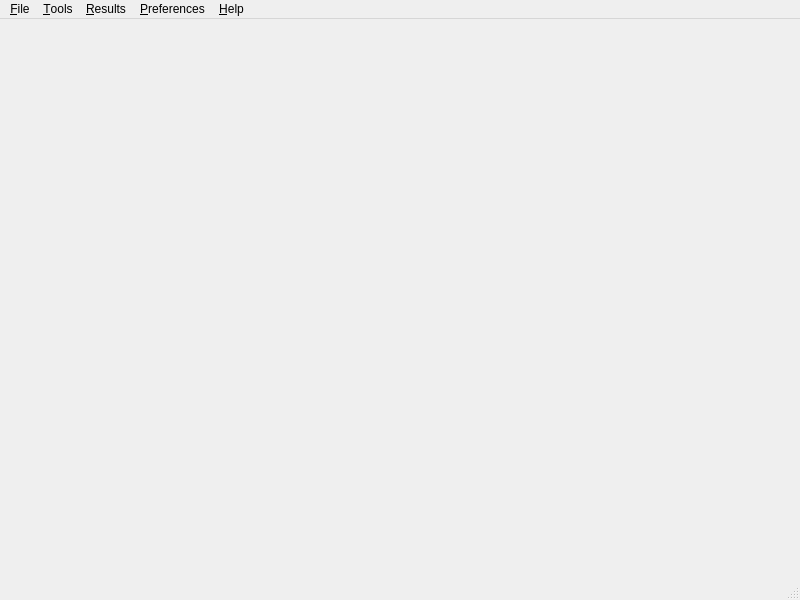
<?xml version="1.0" encoding="UTF-8"?>
<ui version="4.0">
 <class>RclMainBase</class>
 <widget class="QMainWindow" name="RclMainBase">
  <property name="geometry">
   <rect>
    <x>0</x>
    <y>0</y>
    <width>800</width>
    <height>600</height>
   </rect>
  </property>
  <property name="sizePolicy">
   <sizepolicy hsizetype="Preferred" vsizetype="Minimum">
    <horstretch>0</horstretch>
    <verstretch>0</verstretch>
   </sizepolicy>
  </property>
  <property name="windowTitle">
   <string>Recoll</string>
  </property>
  <widget class="QWidget" name="centralwidget">
   <layout class="QVBoxLayout" name="verticalLayout">
    <property name="spacing">
     <number>0</number>
    </property>
    <property name="leftMargin">
     <number>4</number>
    </property>
    <property name="topMargin">
     <number>2</number>
    </property>
    <property name="rightMargin">
     <number>4</number>
    </property>
    <property name="bottomMargin">
     <number>2</number>
    </property>
    <item>
     <widget class="SSearch" name="sSearch" native="true">
      <property name="sizePolicy">
       <sizepolicy hsizetype="Expanding" vsizetype="Fixed">
        <horstretch>0</horstretch>
        <verstretch>0</verstretch>
       </sizepolicy>
      </property>
     </widget>
    </item>
    <item>
     <widget class="ResList" name="reslist" native="true">
      <property name="sizePolicy">
       <sizepolicy hsizetype="Preferred" vsizetype="Preferred">
        <horstretch>2</horstretch>
        <verstretch>0</verstretch>
       </sizepolicy>
      </property>
     </widget>
    </item>
   </layout>
  </widget>
  <widget class="QStatusBar" name="statusbar"/>
  <widget class="QMenuBar" name="MenuBar">
   <widget class="QMenu" name="fileMenu">
    <property name="title">
     <string>&amp;File</string>
    </property>
    <addaction name="fileToggleIndexingAction"/>
    <addaction name="fileRebuildIndexAction"/>
    <addaction name="separator"/>
    <addaction name="fileEraseSearchHistoryAction"/>
    <addaction name="fileEraseDocHistoryAction"/>
    <addaction name="separator"/>
    <addaction name="showMissingHelpers_Action"/>
    <addaction name="showActiveTypes_Action"/>
    <addaction name="separator"/>
    <addaction name="toggleFullScreenAction"/>
    <addaction name="separator"/>
    <addaction name="fileExitAction"/>
   </widget>
   <widget class="QMenu" name="toolsMenu">
    <property name="title">
     <string>&amp;Tools</string>
    </property>
    <addaction name="toolsDoc_HistoryAction"/>
    <addaction name="toolsAdvanced_SearchAction"/>
    <addaction name="toolsSpellAction"/>
    <addaction name="actionShowQueryDetails"/>
    <addaction name="actionQuery_Fragments"/>
   </widget>
   <widget class="QMenu" name="preferencesMenu">
    <property name="title">
     <string>&amp;Preferences</string>
    </property>
    <addaction name="indexConfigAction"/>
    <addaction name="indexScheduleAction"/>
    <addaction name="separator"/>
    <addaction name="queryPrefsAction"/>
    <addaction name="extIdxAction"/>
    <addaction name="separator"/>
   </widget>
   <widget class="QMenu" name="helpMenu">
    <property name="title">
     <string>&amp;Help</string>
    </property>
    <addaction name="userManualAction"/>
    <addaction name="showMissingHelpers_Action"/>
    <addaction name="showActiveTypes_Action"/>
    <addaction name="separator"/>
    <addaction name="helpAbout_RecollAction"/>
   </widget>
   <widget class="QMenu" name="menuResults">
    <property name="title">
     <string>&amp;Results</string>
    </property>
    <addaction name="nextPageAction"/>
    <addaction name="prevPageAction"/>
    <addaction name="firstPageAction"/>
    <addaction name="separator"/>
    <addaction name="actionSortByDateAsc"/>
    <addaction name="actionSortByDateDesc"/>
    <addaction name="separator"/>
    <addaction name="actionShowResultsAsTable"/>
    <addaction name="separator"/>
    <addaction name="actionSaveResultsAsCSV"/>
   </widget>
   <addaction name="fileMenu"/>
   <addaction name="toolsMenu"/>
   <addaction name="menuResults"/>
   <addaction name="preferencesMenu"/>
   <addaction name="separator"/>
   <addaction name="helpMenu"/>
  </widget>
  <action name="fileExitAction">
   <property name="text">
    <string>E&amp;xit</string>
   </property>
   <property name="shortcut">
    <string>Ctrl+Q</string>
   </property>
   <property name="name" stdset="0">
    <cstring>fileExitAction</cstring>
   </property>
  </action>
  <action name="fileToggleIndexingAction">
   <property name="text">
    <string>Update &amp;index</string>
   </property>
   <property name="name" stdset="0">
    <cstring>fileToggleIndexingAction</cstring>
   </property>
  </action>
  <action name="fileRebuildIndexAction">
   <property name="text">
    <string>&amp;Rebuild index</string>
   </property>
   <property name="name" stdset="0">
    <cstring>fileRebuildIndexAction</cstring>
   </property>
  </action>
  <action name="fileEraseDocHistoryAction">
   <property name="text">
    <string>&amp;Erase document history</string>
   </property>
   <property name="name" stdset="0">
    <cstring>fileEraseDocHistoryAction</cstring>
   </property>
  </action>
  <action name="fileEraseSearchHistoryAction">
   <property name="text">
    <string>&amp;Erase search history</string>
   </property>
   <property name="name" stdset="0">
    <cstring>fileEraseSearchHistoryAction</cstring>
   </property>
  </action>
  <action name="showMissingHelpers_Action">
   <property name="text">
    <string>&amp;Show missing helpers</string>
   </property>
   <property name="name" stdset="0">
    <cstring>showMissingHelpers_Action</cstring>
   </property>
  </action>
  <action name="showActiveTypes_Action">
   <property name="text">
    <string>&amp;Show indexed types</string>
   </property>
   <property name="name" stdset="0">
    <cstring>showActiveTypes_Action</cstring>
   </property>
  </action>
  <action name="helpAbout_RecollAction">
   <property name="text">
    <string>&amp;About Recoll</string>
   </property>
   <property name="name" stdset="0">
    <cstring>helpAbout_RecollAction</cstring>
   </property>
  </action>
  <action name="userManualAction">
   <property name="text">
    <string>&amp;User manual</string>
   </property>
   <property name="name" stdset="0">
    <cstring>userManualAction</cstring>
   </property>
  </action>
  <action name="toolsDoc_HistoryAction">
   <property name="icon">
    <iconset resource="recoll.qrc">
     <normaloff>:/images/history.png</normaloff>:/images/history.png</iconset>
   </property>
   <property name="text">
    <string>Document &amp;History</string>
   </property>
   <property name="toolTip">
    <string>Document  History</string>
   </property>
   <property name="name" stdset="0">
    <cstring>toolsDoc_HistoryAction</cstring>
   </property>
  </action>
  <action name="toolsAdvanced_SearchAction">
   <property name="icon">
    <iconset resource="recoll.qrc">
     <normaloff>:/images/asearch.png</normaloff>:/images/asearch.png</iconset>
   </property>
   <property name="text">
    <string>&amp;Advanced Search</string>
   </property>
   <property name="toolTip">
    <string>Advanced/complex  Search</string>
   </property>
   <property name="name" stdset="0">
    <cstring>toolsAdvanced_SearchAction</cstring>
   </property>
  </action>
  <action name="toolsSort_parametersAction">
   <property name="text">
    <string>&amp;Sort parameters</string>
   </property>
   <property name="toolTip">
    <string>Sort parameters</string>
   </property>
   <property name="name" stdset="0">
    <cstring>toolsSort_parametersAction</cstring>
   </property>
  </action>
  <action name="toolsSpellAction">
   <property name="icon">
    <iconset resource="recoll.qrc">
     <normaloff>:/images/spell.png</normaloff>:/images/spell.png</iconset>
   </property>
   <property name="text">
    <string>Term &amp;explorer</string>
   </property>
   <property name="toolTip">
    <string>Term explorer tool</string>
   </property>
   <property name="name" stdset="0">
    <cstring>toolsSpellAction</cstring>
   </property>
  </action>
  <action name="nextPageAction">
   <property name="enabled">
    <bool>false</bool>
   </property>
   <property name="icon">
    <iconset resource="recoll.qrc">
     <normaloff>:/images/nextpage.png</normaloff>:/images/nextpage.png</iconset>
   </property>
   <property name="iconText">
    <string>Next page</string>
   </property>
   <property name="toolTip">
    <string>Next page of results</string>
   </property>
   <property name="shortcut">
    <string>PgDown</string>
   </property>
   <property name="name" stdset="0">
    <cstring>nextPageAction</cstring>
   </property>
  </action>
  <action name="firstPageAction">
   <property name="enabled">
    <bool>false</bool>
   </property>
   <property name="icon">
    <iconset resource="recoll.qrc">
     <normaloff>:/images/firstpage.png</normaloff>:/images/firstpage.png</iconset>
   </property>
   <property name="iconText">
    <string>First page</string>
   </property>
   <property name="toolTip">
    <string>Go to first page of results</string>
   </property>
   <property name="shortcut">
    <string>Shift+PgUp</string>
   </property>
   <property name="name" stdset="0">
    <cstring>firstPageAction</cstring>
   </property>
  </action>
  <action name="prevPageAction">
   <property name="enabled">
    <bool>false</bool>
   </property>
   <property name="icon">
    <iconset resource="recoll.qrc">
     <normaloff>:/images/prevpage.png</normaloff>:/images/prevpage.png</iconset>
   </property>
   <property name="iconText">
    <string>Previous page</string>
   </property>
   <property name="toolTip">
    <string>Previous page of results</string>
   </property>
   <property name="shortcut">
    <string>PgUp</string>
   </property>
   <property name="name" stdset="0">
    <cstring>prevPageAction</cstring>
   </property>
  </action>
  <action name="indexConfigAction">
   <property name="text">
    <string>&amp;Index configuration</string>
   </property>
   <property name="name" stdset="0">
    <cstring>indexConfigAction</cstring>
   </property>
  </action>
  <action name="indexScheduleAction">
   <property name="text">
    <string>&amp;Indexing schedule</string>
   </property>
   <property name="name" stdset="0">
    <cstring>indexScheduleAction</cstring>
   </property>
  </action>
  <action name="queryPrefsAction">
   <property name="text">
    <string>&amp;GUI configuration</string>
   </property>
   <property name="name" stdset="0">
    <cstring>queryPrefsAction</cstring>
   </property>
  </action>
  <action name="extIdxAction">
   <property name="text">
    <string>E&amp;xternal index dialog</string>
   </property>
   <property name="iconText">
    <string>External index dialog</string>
   </property>
   <property name="name" stdset="0">
    <cstring>extIdxAction</cstring>
   </property>
  </action>
  <action name="toggleFullScreenAction">
   <property name="text">
    <string>&amp;Full Screen</string>
   </property>
   <property name="iconText">
    <string>Full Screen</string>
   </property>
   <property name="shortcut">
    <string>F11</string>
   </property>
   <property name="name" stdset="0">
    <cstring>toggleFullScreenAction</cstring>
   </property>
  </action>
  <action name="actionSortByDateAsc">
   <property name="checkable">
    <bool>true</bool>
   </property>
   <property name="enabled">
    <bool>false</bool>
   </property>
   <property name="icon">
    <iconset resource="recoll.qrc">
     <normaloff>:/images/up.png</normaloff>:/images/up.png</iconset>
   </property>
   <property name="text">
    <string>Sort by date, oldest first</string>
   </property>
   <property name="toolTip">
    <string>Sort by dates from oldest to newest</string>
   </property>
  </action>
  <action name="actionSortByDateDesc">
   <property name="checkable">
    <bool>true</bool>
   </property>
   <property name="enabled">
    <bool>false</bool>
   </property>
   <property name="icon">
    <iconset resource="recoll.qrc">
     <normaloff>:/images/down.png</normaloff>:/images/down.png</iconset>
   </property>
   <property name="text">
    <string>Sort by date, newest first</string>
   </property>
   <property name="toolTip">
    <string>Sort by dates from newest to oldest</string>
   </property>
  </action>
  <action name="actionShowQueryDetails">
   <property name="text">
    <string>Show Query Details</string>
   </property>
  </action>
  <action name="actionShowResultsAsTable">
   <property name="checkable">
    <bool>true</bool>
   </property>
   <property name="icon">
    <iconset resource="recoll.qrc">
     <normaloff>:/images/table.png</normaloff>:/images/table.png</iconset>
   </property>
   <property name="text">
    <string>Show as table</string>
   </property>
   <property name="toolTip">
    <string>Show results in a spreadsheet-like table</string>
   </property>
  </action>
  <action name="actionSaveResultsAsCSV">
   <property name="text">
    <string>Save as CSV (spreadsheet) file</string>
   </property>
   <property name="toolTip">
    <string>Saves the result into a file which you can load in a spreadsheet</string>
   </property>
  </action>
  <action name="actionNext_Page">
   <property name="text">
    <string>Next Page</string>
   </property>
  </action>
  <action name="actionPrevious_Page">
   <property name="text">
    <string>Previous Page</string>
   </property>
  </action>
  <action name="actionFirst_Page">
   <property name="text">
    <string>First Page</string>
   </property>
  </action>
  <action name="actionQuery_Fragments">
   <property name="icon">
    <iconset resource="recoll.qrc">
     <normaloff>:/images/code-block.png</normaloff>:/images/code-block.png</iconset>
   </property>
   <property name="text">
    <string>Query Fragments</string>
   </property>
  </action>
 </widget>
 <layoutdefault spacing="2" margin="2"/>
 <customwidgets>
  <customwidget>
   <class>SSearch</class>
   <extends>QWidget</extends>
   <header>ssearch_w.h</header>
  </customwidget>
  <customwidget>
   <class>ResList</class>
   <extends>QWidget</extends>
   <header>reslist.h</header>
  </customwidget>
 </customwidgets>
 <includes>
  <include location="local">ssearch_w.h</include>
  <include location="local">reslist.h</include>
 </includes>
 <resources>
  <include location="recoll.qrc"/>
 </resources>
 <connections/>
</ui>
